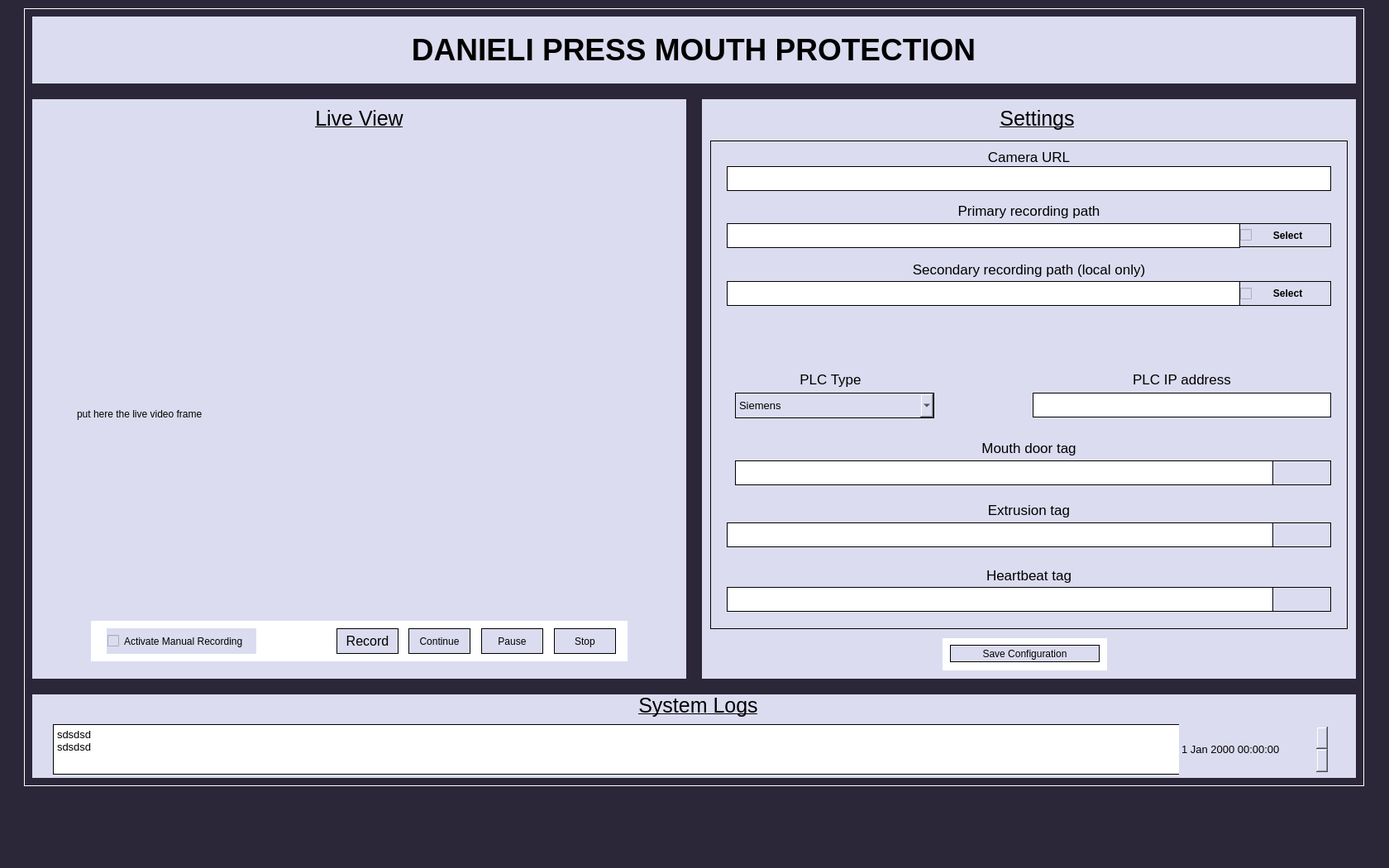
<?xml version="1.0" encoding="UTF-8"?>
<ui version="4.0">
 <class>MainWindow</class>
 <widget class="QMainWindow" name="MainWindow">
  <property name="geometry">
   <rect>
    <x>0</x>
    <y>0</y>
    <width>1680</width>
    <height>1050</height>
   </rect>
  </property>
  <property name="windowTitle">
   <string>MainWindow</string>
  </property>
  <property name="styleSheet">
   <string notr="true">color: rgb(255, 255, 255);
background-color: rgb(43, 39, 56);
</string>
  </property>
  <widget class="QWidget" name="centralwidget">
   <widget class="QWidget" name="border_widget" native="true">
    <property name="geometry">
     <rect>
      <x>29</x>
      <y>10</y>
      <width>1621</width>
      <height>941</height>
     </rect>
    </property>
    <property name="styleSheet">
     <string notr="true">border: 1px solid white;
</string>
    </property>
    <widget class="QWidget" name="footer_widget" native="true">
     <property name="geometry">
      <rect>
       <x>10</x>
       <y>830</y>
       <width>1601</width>
       <height>101</height>
      </rect>
     </property>
     <property name="styleSheet">
      <string notr="true">border: 1px solid white;
background-color: rgb(220, 220, 240);
border-color: rgb(220, 220, 240);</string>
     </property>
     <widget class="QLabel" name="footer_title">
      <property name="geometry">
       <rect>
        <x>670</x>
        <y>-2</y>
        <width>271</width>
        <height>31</height>
       </rect>
      </property>
      <property name="sizePolicy">
       <sizepolicy hsizetype="Preferred" vsizetype="Preferred">
        <horstretch>0</horstretch>
        <verstretch>0</verstretch>
       </sizepolicy>
      </property>
      <property name="font">
       <font>
        <family>Arial</family>
        <pointsize>19</pointsize>
        <weight>50</weight>
        <bold>false</bold>
        <underline>true</underline>
       </font>
      </property>
      <property name="styleSheet">
       <string notr="true">color: rgb(0, 0, 0);
border-color: rgb(220, 220, 240);</string>
      </property>
      <property name="text">
       <string>System Logs</string>
      </property>
      <property name="alignment">
       <set>Qt::AlignCenter</set>
      </property>
     </widget>
     <widget class="QTextEdit" name="textEdit">
      <property name="geometry">
       <rect>
        <x>25</x>
        <y>36</y>
        <width>1541</width>
        <height>61</height>
       </rect>
      </property>
      <property name="font">
       <font>
        <family>Segoe UI</family>
        <pointsize>9</pointsize>
        <weight>50</weight>
        <italic>false</italic>
        <bold>false</bold>
       </font>
      </property>
      <property name="styleSheet">
       <string notr="true">background-color: rgb(255, 255, 255);
color: rgb(0, 0, 0);
font: 9pt &quot;Segoe UI&quot;;
border-color: rgb(0, 0, 0);</string>
      </property>
      <property name="html">
       <string>&lt;!DOCTYPE HTML PUBLIC &quot;-//W3C//DTD HTML 4.0//EN&quot; &quot;http://www.w3.org/TR/REC-html40/strict.dtd&quot;&gt;
&lt;html&gt;&lt;head&gt;&lt;meta name=&quot;qrichtext&quot; content=&quot;1&quot; /&gt;&lt;style type=&quot;text/css&quot;&gt;
p, li { white-space: pre-wrap; }
&lt;/style&gt;&lt;/head&gt;&lt;body style=&quot; font-family:'Segoe UI'; font-size:9pt; font-weight:400; font-style:normal;&quot;&gt;
&lt;p style=&quot; margin-top:0px; margin-bottom:0px; margin-left:0px; margin-right:0px; -qt-block-indent:0; text-indent:0px;&quot;&gt;&lt;span style=&quot; font-size:10pt;&quot;&gt;sdsdsd&lt;br /&gt;sdsdsd&lt;/span&gt;&lt;/p&gt;&lt;/body&gt;&lt;/html&gt;</string>
      </property>
     </widget>
     <widget class="QDateTimeEdit" name="dateTimeEdit">
      <property name="geometry">
       <rect>
        <x>1387</x>
        <y>36</y>
        <width>181</width>
        <height>61</height>
       </rect>
      </property>
      <property name="font">
       <font>
        <family>MS Shell Dlg 2</family>
        <pointsize>10</pointsize>
        <weight>50</weight>
        <italic>false</italic>
        <bold>false</bold>
       </font>
      </property>
      <property name="styleSheet">
       <string notr="true">font: 10pt &quot;MS Shell Dlg 2&quot;;
color: rgb(0, 0, 0);</string>
      </property>
     </widget>
    </widget>
    <widget class="QWidget" name="video_widget" native="true">
     <property name="geometry">
      <rect>
       <x>10</x>
       <y>110</y>
       <width>791</width>
       <height>701</height>
      </rect>
     </property>
     <property name="styleSheet">
      <string notr="true">background-color: rgb(220, 220, 240);
border-color: rgb(220, 220, 240);</string>
     </property>
     <widget class="QLabel" name="video_title">
      <property name="geometry">
       <rect>
        <x>260</x>
        <y>8</y>
        <width>271</width>
        <height>31</height>
       </rect>
      </property>
      <property name="sizePolicy">
       <sizepolicy hsizetype="Preferred" vsizetype="Preferred">
        <horstretch>0</horstretch>
        <verstretch>0</verstretch>
       </sizepolicy>
      </property>
      <property name="font">
       <font>
        <family>Arial</family>
        <pointsize>19</pointsize>
        <weight>50</weight>
        <bold>false</bold>
        <underline>true</underline>
       </font>
      </property>
      <property name="styleSheet">
       <string notr="true">color: rgb(0, 0, 0);
border-color: rgb(220, 220, 240);</string>
      </property>
      <property name="text">
       <string>Live View</string>
      </property>
      <property name="alignment">
       <set>Qt::AlignCenter</set>
      </property>
     </widget>
     <widget class="QLabel" name="video_label">
      <property name="geometry">
       <rect>
        <x>50</x>
        <y>60</y>
        <width>691</width>
        <height>641</height>
       </rect>
      </property>
      <property name="styleSheet">
       <string notr="true">color: rgb(0, 0, 0);</string>
      </property>
      <property name="text">
       <string>put here the live video frame</string>
      </property>
     </widget>
     <widget class="QLabel" name="record_label">
      <property name="geometry">
       <rect>
        <x>70</x>
        <y>630</y>
        <width>651</width>
        <height>51</height>
       </rect>
      </property>
      <property name="styleSheet">
       <string notr="true">background-color: rgb(255, 255, 255);</string>
      </property>
      <property name="text">
       <string/>
      </property>
     </widget>
     <widget class="QPushButton" name="record_pushButton">
      <property name="geometry">
       <rect>
        <x>368</x>
        <y>640</y>
        <width>75</width>
        <height>31</height>
       </rect>
      </property>
      <property name="font">
       <font>
        <family>Arial</family>
        <pointsize>12</pointsize>
        <weight>9</weight>
        <italic>false</italic>
        <bold>false</bold>
       </font>
      </property>
      <property name="styleSheet">
       <string notr="true">color: rgb(0, 0, 0);
border-color: rgb(0, 0, 0);
font: 75 12pt &quot;Arial&quot;;
</string>
      </property>
      <property name="text">
       <string>Record</string>
      </property>
     </widget>
     <widget class="QPushButton" name="continue_pushButton">
      <property name="geometry">
       <rect>
        <x>455</x>
        <y>640</y>
        <width>75</width>
        <height>31</height>
       </rect>
      </property>
      <property name="styleSheet">
       <string notr="true">color: rgb(0, 0, 0);
font: 75 12pt &quot;Arial&quot;;
border-color: rgb(0, 0, 0);</string>
      </property>
      <property name="text">
       <string>Continue</string>
      </property>
     </widget>
     <widget class="QPushButton" name="stop_pushButton">
      <property name="geometry">
       <rect>
        <x>631</x>
        <y>640</y>
        <width>75</width>
        <height>31</height>
       </rect>
      </property>
      <property name="styleSheet">
       <string notr="true">color: rgb(0, 0, 0);
font: 75 12pt &quot;Arial&quot;;
border-color: rgb(0, 0, 0);</string>
      </property>
      <property name="text">
       <string>Stop</string>
      </property>
     </widget>
     <widget class="QPushButton" name="pause_pushButton">
      <property name="geometry">
       <rect>
        <x>543</x>
        <y>640</y>
        <width>75</width>
        <height>31</height>
       </rect>
      </property>
      <property name="styleSheet">
       <string notr="true">color: rgb(0, 0, 0);
font: 75 12pt &quot;Arial&quot;;
border-color: rgb(0, 0, 0);</string>
      </property>
      <property name="text">
       <string>Pause</string>
      </property>
     </widget>
     <widget class="QCheckBox" name="activtaeRecording_checkBox">
      <property name="geometry">
       <rect>
        <x>90</x>
        <y>640</y>
        <width>181</width>
        <height>31</height>
       </rect>
      </property>
      <property name="styleSheet">
       <string notr="true">colo: rgb(0, 0, 0);
font: 75 10pt &quot;MS Shell Dlg 2&quot;;
color: rgb(0, 0, 0);</string>
      </property>
      <property name="text">
       <string>Activate Manual Recording </string>
      </property>
     </widget>
     <zorder>video_title</zorder>
     <zorder>video_label</zorder>
     <zorder>record_label</zorder>
     <zorder>activtaeRecording_checkBox</zorder>
     <zorder>pause_pushButton</zorder>
     <zorder>stop_pushButton</zorder>
     <zorder>record_pushButton</zorder>
     <zorder>continue_pushButton</zorder>
    </widget>
    <widget class="QWidget" name="setting_widget" native="true">
     <property name="geometry">
      <rect>
       <x>820</x>
       <y>110</y>
       <width>791</width>
       <height>701</height>
      </rect>
     </property>
     <property name="styleSheet">
      <string notr="true">background-color: rgb(220, 220, 240);
border-color: rgb(220, 220, 240);</string>
     </property>
     <widget class="QLabel" name="setting_title">
      <property name="geometry">
       <rect>
        <x>270</x>
        <y>8</y>
        <width>271</width>
        <height>31</height>
       </rect>
      </property>
      <property name="sizePolicy">
       <sizepolicy hsizetype="Preferred" vsizetype="Preferred">
        <horstretch>0</horstretch>
        <verstretch>0</verstretch>
       </sizepolicy>
      </property>
      <property name="font">
       <font>
        <family>Arial</family>
        <pointsize>19</pointsize>
        <weight>50</weight>
        <bold>false</bold>
        <underline>true</underline>
       </font>
      </property>
      <property name="styleSheet">
       <string notr="true">color: rgb(0, 0, 0);
border-color: rgb(220, 220, 240);</string>
      </property>
      <property name="text">
       <string>Settings</string>
      </property>
      <property name="alignment">
       <set>Qt::AlignCenter</set>
      </property>
     </widget>
     <widget class="QFrame" name="setting_frame">
      <property name="geometry">
       <rect>
        <x>10</x>
        <y>50</y>
        <width>771</width>
        <height>591</height>
       </rect>
      </property>
      <property name="styleSheet">
       <string notr="true">border-color: rgb(220, 220, 240);
border-color: rgb(0, 0, 0);</string>
      </property>
      <property name="frameShape">
       <enum>QFrame::StyledPanel</enum>
      </property>
      <property name="frameShadow">
       <enum>QFrame::Raised</enum>
      </property>
      <widget class="QLabel" name="cameraUrl_label">
       <property name="geometry">
        <rect>
         <x>20</x>
         <y>4</y>
         <width>731</width>
         <height>31</height>
        </rect>
       </property>
       <property name="font">
        <font>
         <pointsize>13</pointsize>
        </font>
       </property>
       <property name="styleSheet">
        <string notr="true">color: rgb(0, 0, 0);
border-color: rgb(220, 220, 240);</string>
       </property>
       <property name="text">
        <string>Camera URL</string>
       </property>
       <property name="alignment">
        <set>Qt::AlignCenter</set>
       </property>
      </widget>
      <widget class="QLineEdit" name="cameraUrl_line">
       <property name="geometry">
        <rect>
         <x>20</x>
         <y>31</y>
         <width>731</width>
         <height>30</height>
        </rect>
       </property>
       <property name="font">
        <font>
         <family>Segoe UI</family>
         <pointsize>12</pointsize>
         <weight>50</weight>
         <italic>false</italic>
         <bold>false</bold>
        </font>
       </property>
       <property name="styleSheet">
        <string notr="true">border-color: rgb(0, 0, 0);
font: 12pt &quot;Segoe UI&quot;;
color: rgb(0, 0, 0);
background-color: rgb(255, 255, 255);</string>
       </property>
       <property name="text">
        <string/>
       </property>
      </widget>
      <widget class="QLineEdit" name="prmRecPath_text">
       <property name="geometry">
        <rect>
         <x>20</x>
         <y>100</y>
         <width>621</width>
         <height>30</height>
        </rect>
       </property>
       <property name="font">
        <font>
         <family>Segoe UI</family>
         <pointsize>12</pointsize>
         <weight>50</weight>
         <italic>false</italic>
         <bold>false</bold>
        </font>
       </property>
       <property name="styleSheet">
        <string notr="true">border-color: rgb(0, 0, 0);
font: 12pt &quot;Segoe UI&quot;;
color: rgb(0, 0, 0);
background-color: rgb(255, 255, 255);</string>
       </property>
       <property name="text">
        <string/>
       </property>
      </widget>
      <widget class="QLabel" name="prmRecPath_label">
       <property name="geometry">
        <rect>
         <x>20</x>
         <y>69</y>
         <width>731</width>
         <height>31</height>
        </rect>
       </property>
       <property name="font">
        <font>
         <pointsize>13</pointsize>
        </font>
       </property>
       <property name="styleSheet">
        <string notr="true">color: rgb(0, 0, 0);
border-color: rgb(220, 220, 240);</string>
       </property>
       <property name="text">
        <string>Primary recording path</string>
       </property>
       <property name="alignment">
        <set>Qt::AlignCenter</set>
       </property>
      </widget>
      <widget class="QLineEdit" name="plcIp_text">
       <property name="geometry">
        <rect>
         <x>390</x>
         <y>305</y>
         <width>361</width>
         <height>30</height>
        </rect>
       </property>
       <property name="font">
        <font>
         <family>Segoe UI</family>
         <pointsize>12</pointsize>
         <weight>50</weight>
         <italic>false</italic>
         <bold>false</bold>
        </font>
       </property>
       <property name="styleSheet">
        <string notr="true">border-color: rgb(0, 0, 0);
font: 12pt &quot;Segoe UI&quot;;
color: rgb(0, 0, 0);
background-color: rgb(255, 255, 255);</string>
       </property>
       <property name="text">
        <string/>
       </property>
      </widget>
      <widget class="QLabel" name="secRecPath_label">
       <property name="geometry">
        <rect>
         <x>20</x>
         <y>140</y>
         <width>731</width>
         <height>31</height>
        </rect>
       </property>
       <property name="font">
        <font>
         <pointsize>13</pointsize>
        </font>
       </property>
       <property name="styleSheet">
        <string notr="true">color: rgb(0, 0, 0);
border-color: rgb(220, 220, 240);</string>
       </property>
       <property name="text">
        <string>Secondary recording path (local only)</string>
       </property>
       <property name="alignment">
        <set>Qt::AlignCenter</set>
       </property>
      </widget>
      <widget class="QLabel" name="plcIp_label">
       <property name="geometry">
        <rect>
         <x>390</x>
         <y>273</y>
         <width>361</width>
         <height>31</height>
        </rect>
       </property>
       <property name="font">
        <font>
         <pointsize>13</pointsize>
        </font>
       </property>
       <property name="styleSheet">
        <string notr="true">color: rgb(0, 0, 0);
border-color: rgb(220, 220, 240);</string>
       </property>
       <property name="text">
        <string>PLC IP address</string>
       </property>
       <property name="alignment">
        <set>Qt::AlignCenter</set>
       </property>
      </widget>
      <widget class="QLineEdit" name="extrusionTag_text">
       <property name="geometry">
        <rect>
         <x>20</x>
         <y>462</y>
         <width>731</width>
         <height>30</height>
        </rect>
       </property>
       <property name="font">
        <font>
         <family>Segoe UI</family>
         <pointsize>12</pointsize>
         <weight>50</weight>
         <italic>false</italic>
         <bold>false</bold>
        </font>
       </property>
       <property name="styleSheet">
        <string notr="true">border-color: rgb(0, 0, 0);
font: 12pt &quot;Segoe UI&quot;;
color: rgb(0, 0, 0);
background-color: rgb(255, 255, 255);</string>
       </property>
       <property name="text">
        <string/>
       </property>
      </widget>
      <widget class="QLabel" name="heartbeatTag_label">
       <property name="geometry">
        <rect>
         <x>20</x>
         <y>510</y>
         <width>731</width>
         <height>31</height>
        </rect>
       </property>
       <property name="font">
        <font>
         <pointsize>13</pointsize>
        </font>
       </property>
       <property name="styleSheet">
        <string notr="true">color: rgb(0, 0, 0);
border-color: rgb(220, 220, 240);</string>
       </property>
       <property name="text">
        <string>Heartbeat tag</string>
       </property>
       <property name="alignment">
        <set>Qt::AlignCenter</set>
       </property>
      </widget>
      <widget class="QLineEdit" name="mouthDoorTag_text">
       <property name="geometry">
        <rect>
         <x>30</x>
         <y>387</y>
         <width>721</width>
         <height>30</height>
        </rect>
       </property>
       <property name="font">
        <font>
         <family>Segoe UI</family>
         <pointsize>12</pointsize>
         <weight>50</weight>
         <italic>false</italic>
         <bold>false</bold>
        </font>
       </property>
       <property name="styleSheet">
        <string notr="true">border-color: rgb(0, 0, 0);
font: 12pt &quot;Segoe UI&quot;;
color: rgb(0, 0, 0);
background-color: rgb(255, 255, 255);</string>
       </property>
       <property name="text">
        <string/>
       </property>
      </widget>
      <widget class="QLabel" name="MouthDoorTag_label">
       <property name="geometry">
        <rect>
         <x>20</x>
         <y>356</y>
         <width>731</width>
         <height>31</height>
        </rect>
       </property>
       <property name="font">
        <font>
         <pointsize>13</pointsize>
        </font>
       </property>
       <property name="styleSheet">
        <string notr="true">color: rgb(0, 0, 0);
border-color: rgb(220, 220, 240);</string>
       </property>
       <property name="text">
        <string>Mouth door tag</string>
       </property>
       <property name="alignment">
        <set>Qt::AlignCenter</set>
       </property>
      </widget>
      <widget class="QLabel" name="extrusionTag_label">
       <property name="geometry">
        <rect>
         <x>20</x>
         <y>431</y>
         <width>731</width>
         <height>31</height>
        </rect>
       </property>
       <property name="font">
        <font>
         <pointsize>13</pointsize>
        </font>
       </property>
       <property name="styleSheet">
        <string notr="true">color: rgb(0, 0, 0);
border-color: rgb(220, 220, 240);</string>
       </property>
       <property name="text">
        <string>Extrusion tag</string>
       </property>
       <property name="alignment">
        <set>Qt::AlignCenter</set>
       </property>
      </widget>
      <widget class="QLineEdit" name="heartbeatTag_text">
       <property name="geometry">
        <rect>
         <x>20</x>
         <y>540</y>
         <width>731</width>
         <height>30</height>
        </rect>
       </property>
       <property name="font">
        <font>
         <family>Segoe UI</family>
         <pointsize>12</pointsize>
         <weight>50</weight>
         <italic>false</italic>
         <bold>false</bold>
        </font>
       </property>
       <property name="styleSheet">
        <string notr="true">border-color: rgb(0, 0, 0);
font: 12pt &quot;Segoe UI&quot;;
color: rgb(0, 0, 0);
background-color: rgb(255, 255, 255);</string>
       </property>
       <property name="text">
        <string/>
       </property>
      </widget>
      <widget class="QCheckBox" name="primPath_checkBox">
       <property name="geometry">
        <rect>
         <x>640</x>
         <y>100</y>
         <width>111</width>
         <height>29</height>
        </rect>
       </property>
       <property name="font">
        <font>
         <weight>75</weight>
         <bold>true</bold>
        </font>
       </property>
       <property name="toolTip">
        <string>&lt;html&gt;&lt;head/&gt;&lt;body&gt;&lt;p align=&quot;center&quot;&gt;&lt;br/&gt;&lt;/p&gt;&lt;/body&gt;&lt;/html&gt;</string>
       </property>
       <property name="accessibleDescription">
        <string/>
       </property>
       <property name="layoutDirection">
        <enum>Qt::LeftToRight</enum>
       </property>
       <property name="autoFillBackground">
        <bool>false</bool>
       </property>
       <property name="styleSheet">
        <string notr="true">color: rgb(0, 0, 0);</string>
       </property>
       <property name="text">
        <string>      Select </string>
       </property>
       <property name="tristate">
        <bool>false</bool>
       </property>
      </widget>
      <widget class="QCheckBox" name="secondPath_checkBox">
       <property name="geometry">
        <rect>
         <x>640</x>
         <y>170</y>
         <width>111</width>
         <height>30</height>
        </rect>
       </property>
       <property name="font">
        <font>
         <weight>75</weight>
         <bold>true</bold>
        </font>
       </property>
       <property name="toolTip">
        <string>&lt;html&gt;&lt;head/&gt;&lt;body&gt;&lt;p align=&quot;center&quot;&gt;&lt;br/&gt;&lt;/p&gt;&lt;/body&gt;&lt;/html&gt;</string>
       </property>
       <property name="styleSheet">
        <string notr="true">color: rgb(0, 0, 0);</string>
       </property>
       <property name="text">
        <string>      Select </string>
       </property>
      </widget>
      <widget class="QComboBox" name="comboBox">
       <property name="geometry">
        <rect>
         <x>30</x>
         <y>305</y>
         <width>241</width>
         <height>31</height>
        </rect>
       </property>
       <property name="font">
        <font>
         <pointsize>10</pointsize>
        </font>
       </property>
       <property name="styleSheet">
        <string notr="true">color: rgb(0,0,0);
</string>
       </property>
       <property name="inputMethodHints">
        <set>Qt::ImhNone</set>
       </property>
       <item>
        <property name="text">
         <string>Siemens</string>
        </property>
       </item>
       <item>
        <property name="text">
         <string>Allen Bradly</string>
        </property>
       </item>
      </widget>
      <widget class="QLabel" name="plctype_label">
       <property name="geometry">
        <rect>
         <x>20</x>
         <y>273</y>
         <width>251</width>
         <height>31</height>
        </rect>
       </property>
       <property name="font">
        <font>
         <pointsize>13</pointsize>
        </font>
       </property>
       <property name="styleSheet">
        <string notr="true">color: rgb(0, 0, 0);
border-color: rgb(220, 220, 240);</string>
       </property>
       <property name="text">
        <string>PLC Type</string>
       </property>
       <property name="alignment">
        <set>Qt::AlignCenter</set>
       </property>
      </widget>
      <widget class="QLabel" name="mouthDoorTagLED">
       <property name="geometry">
        <rect>
         <x>680</x>
         <y>387</y>
         <width>71</width>
         <height>30</height>
        </rect>
       </property>
       <property name="text">
        <string/>
       </property>
      </widget>
      <widget class="QLabel" name="extrusionTagLED">
       <property name="geometry">
        <rect>
         <x>680</x>
         <y>462</y>
         <width>71</width>
         <height>30</height>
        </rect>
       </property>
       <property name="text">
        <string/>
       </property>
      </widget>
      <widget class="QLabel" name="HeartbeatTagLED">
       <property name="geometry">
        <rect>
         <x>680</x>
         <y>540</y>
         <width>71</width>
         <height>30</height>
        </rect>
       </property>
       <property name="text">
        <string/>
       </property>
      </widget>
      <widget class="QLineEdit" name="secRecPath_text">
       <property name="geometry">
        <rect>
         <x>20</x>
         <y>170</y>
         <width>621</width>
         <height>30</height>
        </rect>
       </property>
       <property name="font">
        <font>
         <family>Segoe UI</family>
         <pointsize>12</pointsize>
         <weight>50</weight>
         <italic>false</italic>
         <bold>false</bold>
        </font>
       </property>
       <property name="styleSheet">
        <string notr="true">border-color: rgb(0, 0, 0);
font: 12pt &quot;Segoe UI&quot;;
color: rgb(0, 0, 0);
background-color: rgb(255, 255, 255);</string>
       </property>
       <property name="text">
        <string/>
       </property>
      </widget>
     </widget>
     <widget class="QPushButton" name="saveCong_pushButton">
      <property name="geometry">
       <rect>
        <x>300</x>
        <y>660</y>
        <width>181</width>
        <height>21</height>
       </rect>
      </property>
      <property name="styleSheet">
       <string notr="true">color: rgb(0, 0, 0);
font: 75 12pt &quot;Arial&quot;;
border-color: rgb(0, 0, 0);</string>
      </property>
      <property name="text">
       <string>Save Configuration</string>
      </property>
     </widget>
     <widget class="QLabel" name="saveConf_label">
      <property name="geometry">
       <rect>
        <x>290</x>
        <y>651</y>
        <width>201</width>
        <height>41</height>
       </rect>
      </property>
      <property name="styleSheet">
       <string notr="true">background-color: rgb(255, 255, 255);
color: rgb(0, 0, 0);</string>
      </property>
      <property name="text">
       <string/>
      </property>
     </widget>
     <zorder>saveConf_label</zorder>
     <zorder>setting_title</zorder>
     <zorder>setting_frame</zorder>
     <zorder>saveCong_pushButton</zorder>
    </widget>
    <widget class="QWidget" name="header_widget" native="true">
     <property name="geometry">
      <rect>
       <x>10</x>
       <y>10</y>
       <width>1601</width>
       <height>81</height>
      </rect>
     </property>
     <property name="styleSheet">
      <string notr="true">border: 1px solid white;
border-color: rgb(220, 220, 240);
background-color: rgb(220, 220, 240);</string>
     </property>
     <widget class="QLabel" name="header_title_2">
      <property name="geometry">
       <rect>
        <x>300</x>
        <y>24</y>
        <width>1000</width>
        <height>31</height>
       </rect>
      </property>
      <property name="sizePolicy">
       <sizepolicy hsizetype="Preferred" vsizetype="Preferred">
        <horstretch>0</horstretch>
        <verstretch>0</verstretch>
       </sizepolicy>
      </property>
      <property name="font">
       <font>
        <family>Arial</family>
        <pointsize>28</pointsize>
        <weight>75</weight>
        <bold>true</bold>
        <underline>false</underline>
       </font>
      </property>
      <property name="styleSheet">
       <string notr="true">color: rgb(0, 0, 0);
border-color: rgb(220, 220, 240);</string>
      </property>
      <property name="text">
       <string>DANIELI PRESS MOUTH PROTECTION</string>
      </property>
      <property name="alignment">
       <set>Qt::AlignCenter</set>
      </property>
     </widget>
     <widget class="QLabel" name="danieli_label_2">
      <property name="geometry">
       <rect>
        <x>-2</x>
        <y>0</y>
        <width>141</width>
        <height>81</height>
       </rect>
      </property>
      <property name="styleSheet">
       <string notr="true">border-color: rgb(220, 220, 240);
</string>
      </property>
      <property name="text">
       <string/>
      </property>
     </widget>
    </widget>
    <zorder>video_widget</zorder>
    <zorder>setting_widget</zorder>
    <zorder>footer_widget</zorder>
    <zorder>header_widget</zorder>
   </widget>
  </widget>
  <widget class="QMenuBar" name="menubar">
   <property name="geometry">
    <rect>
     <x>0</x>
     <y>0</y>
     <width>1680</width>
     <height>21</height>
    </rect>
   </property>
  </widget>
  <widget class="QStatusBar" name="statusbar"/>
 </widget>
 <resources/>
 <connections/>
</ui>
